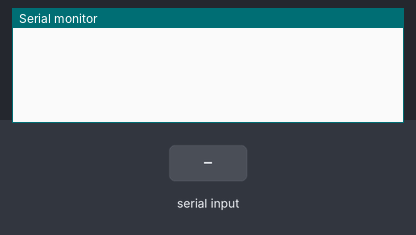
A sketch run on a simulated Arduino Uno, built with avr-gcc and run on an emulated ATmega328P. On the bench: the last lines printed to the serial monitor. The test bench sets the inputs (shaded band).

Above: at 1.2 s.
1.3 s: byte 30 received over Serial
At 2.0 s:
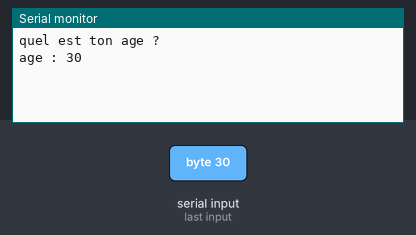
2.8 s: byte 90 received over Serial
At 3.2 s:
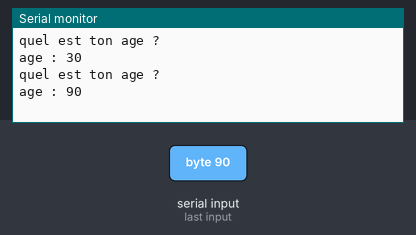
4.3 s: byte 120 received over Serial
At 5.5 s:
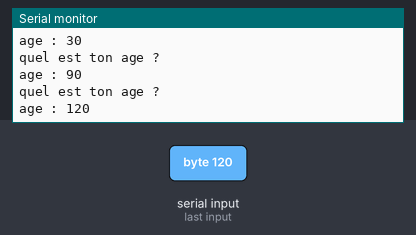

The sketch:

test_read.ino
```cpp
void setup() {
  // put your setup code here, to run once:
  Serial.begin(9600);
}

void loop() {

  int intlu = 0;

  int dispo = 0;

  dispo = Serial.available();
  while(dispo> 0){
    Serial.println("quel est ton age ?");
    intlu = Serial.read();
    Serial.print("age : ");
    Serial.println(intlu);
    dispo = Serial.available();
  }
}
```

Measured:
- after the input at 1.3 s, the serial monitor: prints a new line at once (image 1)
- after the input at 2.8 s, the serial monitor: prints a new line at once (image 2)
- after the input at 4.3 s, the serial monitor: prints a new line at once (image 3)
